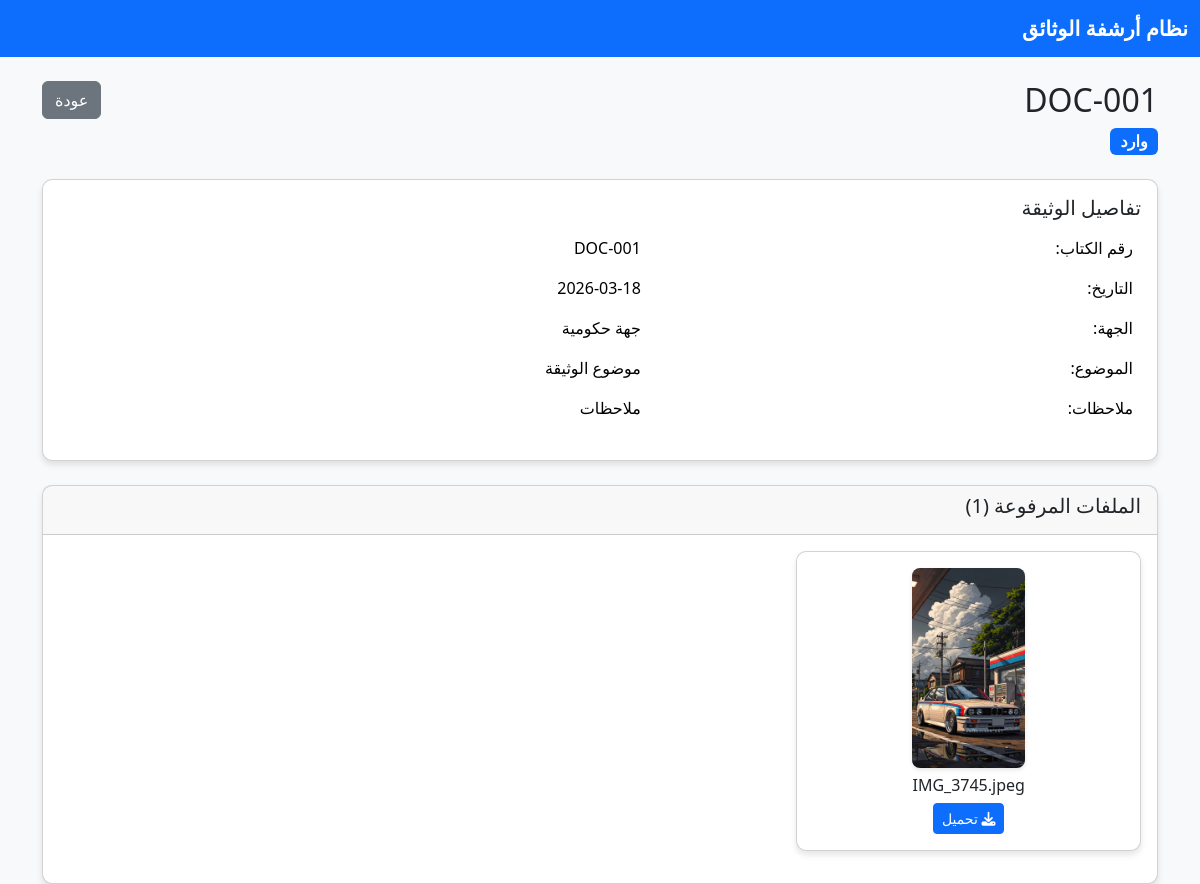
The page /public/document/1 on the database its author committed.
### models.py (models this page shows)
class Document(db.Model):
    id = db.Column(db.Integer, primary_key=True)
    doc_number = db.Column(db.String(50), nullable=False)
    date = db.Column(db.Date, nullable=False)
    sender_receiver = db.Column(db.String(200), nullable=False)
    subject = db.Column(db.String(500), nullable=False)
    notes = db.Column(db.Text)
    doc_type = db.Column(db.String(10), nullable=False)  # 'incoming' or 'outgoing'
    created_at = db.Column(db.DateTime, default=datetime.utcnow)
    files = db.relationship('File', backref='document', lazy=True, cascade='all, delete-orphan')

class File(db.Model):
    id = db.Column(db.Integer, primary_key=True)
    document_id = db.Column(db.Integer, db.ForeignKey('document.id'), nullable=False)
    filename = db.Column(db.String(200), nullable=False)
    filepath = db.Column(db.String(500), nullable=False)
    uploaded_at = db.Column(db.DateTime, default=datetime.utcnow)

### app.py (the view)
@app.route('/public/document/<doc_id>')
def public_document(doc_id):
    doc = Document.query.options(joinedload(Document.files)).get_or_404(doc_id)
    return render_template('document.html', doc=doc, is_public=True)

### templates/document.html (shortened to what this page needs)
{% extends "base.html" %}
{% block content %}
<div class="d-flex justify-content-between align-items-start mb-4">
    <div>
        <h2>{{ doc.doc_number }}</h2>
        <span class="badge bg-{% if doc.doc_type == 'وارد' %}primary{% else %}success{% endif %} fs-6">{{ doc.doc_type }}</span>
    </div>
    {% if not current_user.is_authenticated %}
    <a href="javascript:history.back()" class="btn btn-secondary">عودة</a>
    {% endif %}
</div>
<div class="row">
<div class="col-12">
        <div class="card mb-4">
            <div class="card-body">
                <h5>تفاصيل الوثيقة</h5>
                <table class="table table-borderless">
                    <tr><td>رقم الكتاب:</td><td>{{ doc.doc_number }}</td></tr>
                    <tr><td>التاريخ:</td><td>{{ doc.date.strftime('%Y-%m-%d') }}</td></tr>
                    <tr><td>الجهة:</td><td>{{ doc.sender_receiver }}</td></tr>
                    <tr><td>الموضوع:</td><td>{{ doc.subject }}</td></tr>
                    {% if doc.notes %}
                    <tr><td>ملاحظات:</td><td>{{ doc.notes }}</td></tr>
                    {% endif %}
                </table>
            </div>
        </div>
        {% if doc.files %}
        <div class="card">
            <div class="card-header">
                <h5>الملفات المرفوعة ({{ doc.files|length }})</h5>
            </div>
            <div class="card-body">
                <div class="row">
                    {% for file in doc.files %}
                    <div class="col-md-6 col-lg-4 mb-3">
                        <div class="card h-100">
                            <div class="card-body text-center">
                                {% if file.filename.lower().endswith(('.jpg', '.jpeg', '.png', '.gif')) %}
                                    <img src="{{ url_for('static', filename=file.filepath.replace('static/', '')) }}" class="img-fluid mb-2" style="max-height: 200px;">
                                {% else %}
                                    <embed src="{{ url_for('static', filename=file.filepath.replace('static/', '')) }}" type="application/pdf" class="w-100" style="height: 200px;">
                                {% endif %}
                                <h6 class="card-title">{{ file.filename }}</h6>
                                <a href="{{ url_for('download_file', file_id=file.id) }}" class="btn btn-primary btn-sm">
                                    <i class="fas fa-download"></i> تحميل
                                </a>
                            </div>
                        </div>
                    </div>
                    {% endfor %}
                </div>
            </div>
        </div>
        {% else %}
        <div class="alert alert-warning">
            لا توجد ملفات. {% if current_user.is_authenticated %}<a href="{{ url_for('upload_files', doc_id=doc.id) }}">رفع ملفات</a>{% endif %}
        </div>
        {% endif %}
    </div>
</div>
{% endblock %}

### static/css/arabic.css (style rules this page uses)
body { font-family: 'Segoe UI', Tahoma, Geneva, Verdana, sans-serif; background-color: #f8f9fa; }
.btn { font-weight: 500; }
.card { box-shadow: 0 4px 6px rgba(0,0,0,0.1); border-radius: 10px; }
.img-fluid { border-radius: 8px; box-shadow: 0 2px 4px rgba(0,0,0,0.1); }

### rows shown on the page
Document: doc_number "DOC-001", doc_type "وارد", date "2026-03-18", sender_receiver "جهة حكومية", subject "موضوع الوثيقة", notes "ملاحظات"
File: filepath (picture), filename "IMG_3745.jpeg"

### other values the page prints
{{ doc.files|length }} "1"
